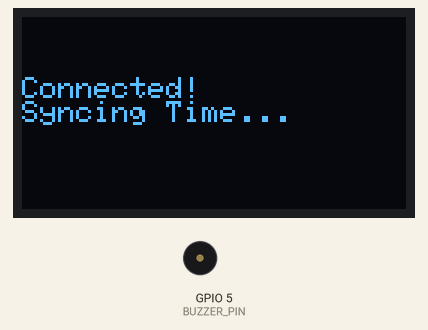
Simulated run of this sketch. Board: ESP32. On the bench: 128×64 one-colour display, buzzer (waves = sounding, pin HIGH). The OLED is the two-colour kind (top 16 rows yellow); WiFi joins after 1.5 s; servers stay silent unless stated; the local clock reads 2024-03-15 10:24:30 at power-on unless the sketch sets it; what the sketch prints to the serial monitor is not drawn.

Above: at 1.6 s.
At 3.2 s:
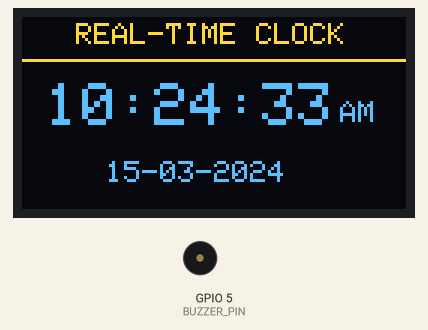
At 10.2 s:
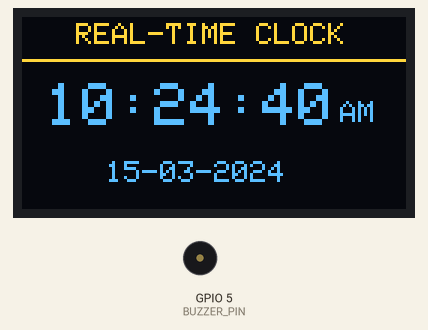
At 20.1 s:
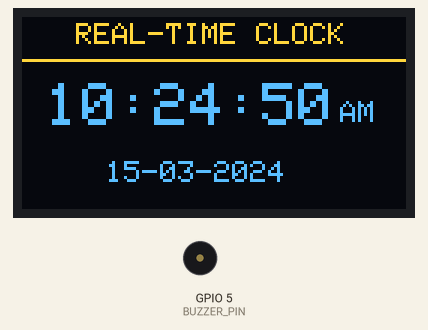
At 29.1 s:
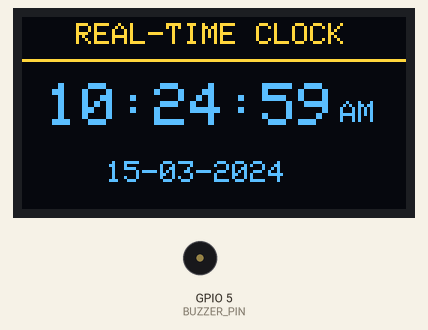
At 38.2 s:
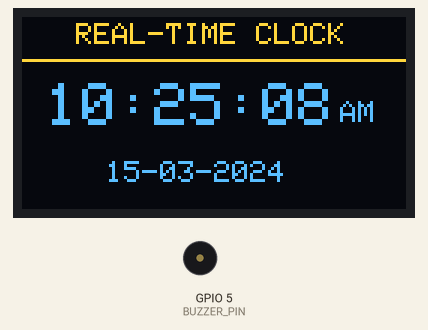

Measured:
- what the display in image 0 shows lasts 1.5 s, from 1.6 s to 3.1 s
- what the display in image 1 shows lasts 1.1 s, from 3.1 s to 4.2 s

The sketch:

esp32_clock_alarm.ino
```cpp
#include <Wire.h>
#include <Adafruit_GFX.h>
#include <Adafruit_SSD1306.h>
#include <WiFi.h>
#include "time.h"

#define SCREEN_WIDTH 128
#define SCREEN_HEIGHT 64
#define OLED_ADDR 0x3C

// OLED Display Object
Adafruit_SSD1306 display(SCREEN_WIDTH, SCREEN_HEIGHT, &Wire, -1);

// Wi-Fi Credentials
const char* ssid     = "life";
const char* password = "ri40n#$#";

// NTP Server Settings (UTC+6 for Bangladesh)
const char* ntpServer = "pool.ntp.org";
const long  gmtOffset_sec = 21600;
const int   daylightOffset_sec = 0;

// Buzzer
#define BUZZER_PIN 5

// Alarm state
bool alarmActive = false;
unsigned long alarmStartMs = 0;
int alarmBeepTarget = 0;      // how many beeps this alarm should do (1 or 2)
int lastTriggeredMark = -1;   // unique "10-min slot" id to avoid re-triggering
const int ALARM_BEEP_ON_MS = 200;
const int ALARM_BEEP_OFF_MS = 150;

void setup() {
  Serial.begin(115200);
  pinMode(BUZZER_PIN, OUTPUT);

  // Initialize display
  if (!display.begin(SSD1306_SWITCHCAPVCC, OLED_ADDR)) {
    Serial.println(F("SSD1306 allocation failed"));
    for (;;);
  }

  // Display connecting message
  display.clearDisplay();
  display.setTextSize(1);
  display.setTextColor(SSD1306_WHITE);
  display.setCursor(0, 15);
  display.println("Connecting Wi-Fi...");
  display.println(ssid);
  display.display();

  // Connect to Wi-Fi
  WiFi.mode(WIFI_STA);
  WiFi.begin(ssid, password);

  int retries = 0;
  while (WiFi.status() != WL_CONNECTED && retries < 20) {
    delay(500);
    Serial.print(".");
    retries++;
  }

  if (WiFi.status() != WL_CONNECTED) {
    display.clearDisplay();
    display.setCursor(0, 20);
    display.println("Connection Failed!");
    display.println("Check router power");
    display.display();
    return;
  }

  display.clearDisplay();
  display.setCursor(0, 20);
  display.println("Connected!");
  display.println("Syncing Time...");
  display.display();

  configTime(gmtOffset_sec, daylightOffset_sec, ntpServer);
  delay(1500);
}

void loop() {
  if (WiFi.status() != WL_CONNECTED) {
    return;
  }

  struct tm timeinfo;
  if (!getLocalTime(&timeinfo)) {
    return;
  }

  // Convert 24h hour to 12h hour & determine AM/PM
  int hour12 = timeinfo.tm_hour % 12;
  if (hour12 == 0) hour12 = 12;
  const char* ampm = (timeinfo.tm_hour >= 12) ? "PM" : "AM";

  // --- Alarm trigger: every 10 minutes ---
  // 1 beep at :10, :20, :30, :40, :50
  // 2 beeps at :00 (top of the hour)
  if (timeinfo.tm_min % 10 == 0 && timeinfo.tm_sec == 0) {
    // Unique slot id so it only fires once per 10-min mark
    int mark = timeinfo.tm_hour * 6 + (timeinfo.tm_min / 10);
    if (mark != lastTriggeredMark) {
      lastTriggeredMark = mark;
      alarmActive = true;
      alarmStartMs = millis();
      alarmBeepTarget = (timeinfo.tm_min == 0) ? 2 : 1; // 2 beeps on the hour, else 1
      tone(BUZZER_PIN, 1000);
    }
  }
  handleAlarmBeeper();

  // --- Draw Clock Interface ---
  display.clearDisplay();

  display.setTextSize(1);
  display.setTextColor(SSD1306_WHITE);
  display.setCursor(18, 2);
  display.println(F("REAL-TIME CLOCK"));

  display.drawFastHLine(0, 14, 128, SSD1306_WHITE);

  display.setTextSize(2);
  display.setCursor(8, 22);
  char timeStr[9];
  sprintf(timeStr, "%02d:%02d:%02d", hour12, timeinfo.tm_min, timeinfo.tm_sec);
  display.print(timeStr);

  display.setTextSize(1);
  display.setCursor(106, 28);
  display.print(ampm);

  display.setCursor(28, 48);
  char dateStr[11];
  sprintf(dateStr, "%02d-%02d-%04d", timeinfo.tm_mday, timeinfo.tm_mon + 1, timeinfo.tm_year + 1900);
  display.print(dateStr);

  if (alarmActive) {
    display.setCursor(90, 48);
    display.print("ALM");
  }

  display.display();
  delay(200); // short delay so beep timing stays responsive
}

// Non-blocking beeper: repeats alarmBeepTarget times (1 for 10-min marks, 2 on the hour)
void handleAlarmBeeper() {
  if (!alarmActive) return;

  unsigned long elapsed = millis() - alarmStartMs;
  unsigned long cycle = ALARM_BEEP_ON_MS + ALARM_BEEP_OFF_MS;
  unsigned long cyclePos = elapsed % cycle;

  int currentBeep = elapsed / cycle;
  if (currentBeep >= alarmBeepTarget) {
    noTone(BUZZER_PIN);
    alarmActive = false;
    return;
  }

  if (cyclePos < ALARM_BEEP_ON_MS) {
    tone(BUZZER_PIN, 1000);
  } else {
    noTone(BUZZER_PIN);
  }
}
```
